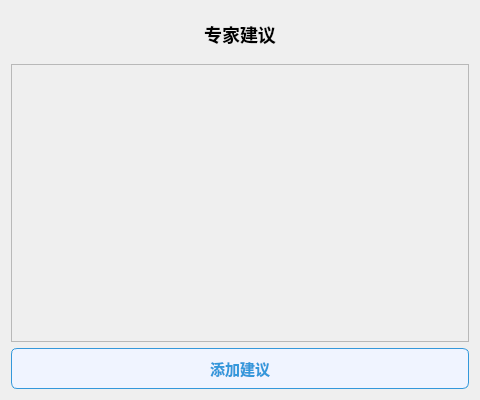
<?xml version="1.0" encoding="UTF-8"?>
<ui version="4.0">
 <class>ExpertAdviceForm</class>
 <widget class="QWidget" name="ExpertAdviceForm">
  <property name="geometry">
   <rect>
    <x>0</x>
    <y>0</y>
    <width>480</width>
    <height>400</height>
   </rect>
  </property>
  <layout class="QVBoxLayout" name="verticalLayout" stretch="0,1,0">
   <item>
    <widget class="QLabel" name="titleLabel">
     <property name="text">
      <string>专家建议</string>
     </property>
     <property name="alignment">
      <set>Qt::AlignCenter</set>
     </property>
     <property name="styleSheet">
      <string notr="true">font-size:18px;font-weight:bold;margin:10px 0;</string>
     </property>
    </widget>
   </item>
   <item>
    <widget class="QScrollArea" name="scrollArea">
     <property name="widgetResizable">
      <bool>true</bool>
     </property>
     <widget class="QWidget" name="scrollAreaWidgetContents">
      <property name="geometry">
       <rect>
        <x>0</x>
        <y>0</y>
        <width>440</width>
        <height>300</height>
       </rect>
      </property>
      <layout class="QVBoxLayout" name="adviceLayout">
       <property name="spacing">
        <number>8</number>
       </property>
       <property name="leftMargin">
        <number>8</number>
       </property>
       <property name="rightMargin">
        <number>8</number>
       </property>
       <property name="topMargin">
        <number>8</number>
       </property>
       <property name="bottomMargin">
        <number>8</number>
       </property>
      </layout>
     </widget>
    </widget>
   </item>
   <item>
    <widget class="QPushButton" name="addAdviceButton">
     <property name="text">
      <string>添加建议</string>
     </property>
     <property name="styleSheet">
      <string notr="true">font-size:15px;padding:8px 24px;background:#f0f4ff;color:#3498db;border:1px solid #3498db;border-radius:6px;font-weight:bold;</string>
     </property>
    </widget>
   </item>
  </layout>
 </widget>
 <resources/>
 <connections/>
</ui>
